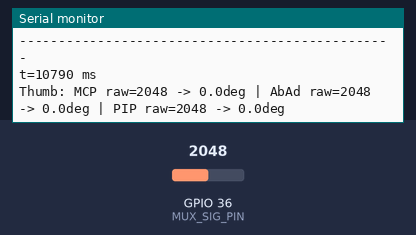
A sketch run on a simulated ESP32. Parts: the last lines printed to the serial monitor. Inputs (shaded band) come from the test bench; at power-on: GPIO 36 (MUX_SIG_PIN) = 2048 (analog values on the 0–4095 scale). WiFi joins after 1.5 s; servers stay silent unless stated.

Above: at 10.8 s.
10.9 s: GPIO 36 (MUX_SIG_PIN) set to 3333
At 11.4 s:
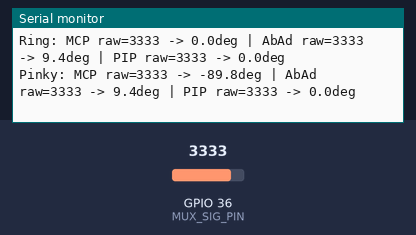
12.4 s: GPIO 36 (MUX_SIG_PIN) set to 3445
At 12.9 s:
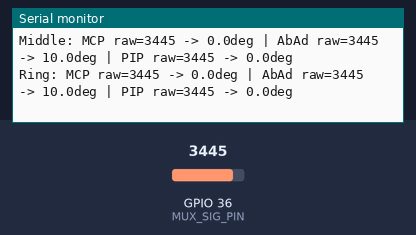
Timing chart, 0 to 15.4 s (numbered marks = the images above; inputs shaded):
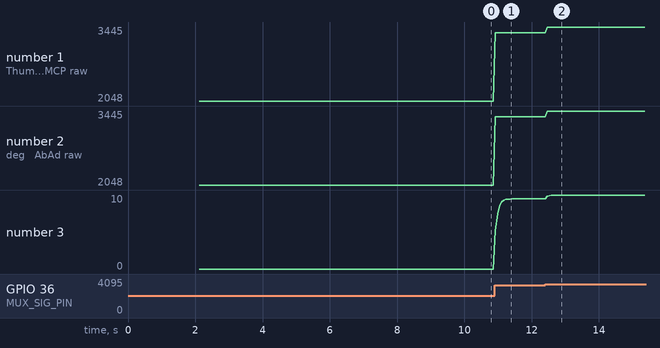

Measured:
- the behaviour switches between 3405 and 3406 on GPIO 36 (MUX_SIG_PIN) (found by bisection; images 1 and 2)
- after the input at 10.9 s, the serial monitor: prints a new line at once (image 1)
- plotted number 1: 2048 → 3333 after the input at 10.9 s
- plotted number 2: 2048 → 3333 after the input at 10.9 s
- plotted number 3: 0 → 9.5 after the input at 10.9 s

The sketch:

SensinGlove_Game.ino
```cpp
/*
 * Project:    SensinGlove - full hand readout (game firmware)
 * File:       SensinGlove_Game
 * Board:      ESP32-WROOM-32E + CD74HC4067 16-channel analog multiplexer
 *
 * Summary:
 *   Firmware for the sensor glove. Fifteen potentiometer channels (three per finger)
 *   are read through a single ADC pin via the CD74HC4067 multiplexer, converted into
 *   joint angles in degrees, smoothed with an exponential filter and broadcast as a
 *   UDP packet at 20 Hz. The Unity application uses these angles to pose the avatar
 *   hand and to detect grasping.
 *
 *   Only the flexion angles (MCP and PIP) of the five fingers are transmitted; the
 *   abduction channels are sampled but not sent.
 *
 * Calibration:
 *   USE_LINEAR_CALIBRATION selects how a raw ADC value becomes an angle.
 *     true  - linear mapping between the zero reference and the configured range.
 *             This is the mode used for all measurements. The multiplexer shifted the
 *             raw ADC ranges, so the polynomial fits below no longer match and would
 *             have to be re-fitted against an encoder reference first.
 *     false - piecewise 4th-order polynomial fit (kept for reference, not in use).
 *
 * Serial commands: n = normal mode, c = CSV mode, z = set zero, r = reset zero, h = help
 *
 * MUX-Kanal-Belegung:
 *   Daumen:  ABAD=C0  PIP=C1  MCP=C2
 *   Index:   ABAD=C3  PIP=C4  MCP=C5
 *   Mittel:  ABAD=C6  PIP=C7  MCP=C8
 *   Ring:    ABAD=C9  PIP=C10 MCP=C11
 *   Klein:   ABAD=C12 PIP=C13 MCP=C14
 *
* Hardware CD74HC4067:
 *   VCC -> ESP32 3.3V
 *   GND -> ESP32 GND
 *   EN  -> ESP32 GND  (tied LOW, no ESP32 pin needed)
 *   SIG -> ESP32 GPIO 36  (ADC1, safe to use while WiFi is active)
 *   S0  -> ESP32 GPIO 18
 *   S1  -> ESP32 GPIO 19
 *   S2  -> ESP32 GPIO 21
 *   S3  -> ESP32 GPIO 22
 *
 * Packet format (48 bytes... 44 bytes here):
 *   [0..2] header 0xFF 0x01 0xFF, [3] gloveId, [4..43] ten floats:
 *   thumb MCP/PIP, index MCP/PIP, middle MCP/PIP, ring MCP/PIP, pinky MCP/PIP
 */

#include <Arduino.h>
#if defined(ARDUINO_ARCH_ESP32)
#include "driver/adc.h"
#endif
#include <WiFi.h>
#include <WiFiUdp.h>

// ---------- WiFi / UDP ----------
const char* ssid = "LAPTOP-Mara";
const char* pwd  = "2Rc20931";

WiFiUDP udp;
// Only a fallback value: connectWiFi() replaces this with the broadcast address.
IPAddress serverIp(192, 168, 137, 165);
const int  port    = 9001;
const byte gloveId = 20; // identifies this glove in every packet

// ---------- Configuration ----------
static const uint32_t BAUD          = 115200;
const unsigned long   PLOT_INTERVAL = 50; // 50 ms between packets -> 20 Hz
const bool USE_LINEAR_CALIBRATION   = true; // see the calibration note in the header

#define POLY_DEG 4
#define COEFFS   (POLY_DEG + 1)

// ---------- CD74HC4067 ----------
#define MUX_SIG_PIN 36
#define MUX_S0      18
#define MUX_S1      19
#define MUX_S2      21
#define MUX_S3      22

// ---------- Enums ----------
enum Finger    { THUMB=0, INDEX, MIDDLE, RING, PINKY, NUM_FINGERS };
enum Joint     { MCP_FLEX=0, MCP_ABAD, PIP_FLEX, NUM_JOINTS };
enum SplitKind { SPLIT_ON_X=0, SPLIT_ON_ANGLE };
enum DomainKind{ DOMAIN_X01=0, DOMAIN_POT_DEG };

const char* FINGER_NAME[NUM_FINGERS] = { "Thumb","Index","Middle","Ring","Pinky" };
const char* JOINT_NAME [NUM_JOINTS ] = { "MCP","AbAd","PIP" };

// ---------- Struct ----------
// Per-channel configuration.
//   pin                  MUX channel number (0..14)
//   rawMin / rawMax      raw ADC values at the ends of the movement range
//   negate               invert the sign of the polynomial result
//   tauMs                time constant of the smoothing filter
//   poly1 / poly2        polynomial coefficients below / above the split point
//   splitKind / splitVal where to switch between the two polynomials
//   domain               what the polynomial input X means (0..1 or potentiometer degrees)
//   potDegMin / potDegMax  the degree range used when domain = DOMAIN_POT_DEG
struct ChannelCfg {
  int   pin;
  int   rawMin;
  int   rawMax;
  bool  negate;
  float tauMs;
  float poly1[COEFFS];
  float poly2[COEFFS];
  SplitKind  splitKind;
  float      splitVal;
  DomainKind domain;
  float potDegMin;
  float potDegMax;
};

// ---------- MUX functions ----------
// Drives the four address lines and waits briefly for the analog signal to settle
// before the ADC samples it.
static void selectMuxChannel(uint8_t ch) {
  digitalWrite(MUX_S0, (ch >> 0) & 1);
  digitalWrite(MUX_S1, (ch >> 1) & 1);
  digitalWrite(MUX_S2, (ch >> 2) & 1);
  digitalWrite(MUX_S3, (ch >> 3) & 1);
  delayMicroseconds(50);
}

static int muxRead(uint8_t ch) {
  selectMuxChannel(ch);
  return analogRead(MUX_SIG_PIN);
}

// ---------- Helper functions ----------
static inline float clampf(float v, float lo, float hi) {
  if (v < lo) return lo;
  if (v > hi) return hi;
  return v;
}

// Normalises a raw ADC value to 0..1 within [rmin, rmax]. Handles inverted ranges.
float rawToX01(int raw, int rmin, int rmax) {
  if (rmax == rmin) return 0.0f;
  if (rmax < rmin) { int t = rmin; rmin = rmax; rmax = t; }
  return clampf((float)(raw - rmin) / (float)(rmax - rmin), 0.0f, 1.0f);
}

// Maps a raw ADC value onto the potentiometer's own degree scale. If the raw range is
// inverted, the degree range is swapped with it so the direction stays correct.
float rawToPotiDeg(int raw, int rmin, int rmax, float potMin, float potMax) {
  if (rmax == rmin) return potMin;
  if (rmax < rmin) {
    int t = rmin; rmin = rmax; rmax = t;
    float tp = potMin; potMin = potMax; potMax = tp;
  }
  float u = clampf((float)(raw - rmin) / (float)(rmax - rmin), 0.0f, 1.0f);
  return potMin + u * (potMax - potMin);
}

// Evaluates the polynomial coeffs[0] + coeffs[1]*X + coeffs[2]*X^2 + ...
float evaluatePoly(const float coeffs[COEFFS], float X) {
  float p = 0.0f, xn = 1.0f;
  for (int i = 0; i < COEFFS; ++i) { p += coeffs[i] * xn; xn *= X; }
  return p;
}

// A reading pinned at either rail usually means the sensor wire came loose.
static inline bool looksDisconnected(int rv) {
  return (rv < 10 || rv > 4085);
}

// ---------- Channel configuration ----------
// One entry per finger and joint, in the order MCP_FLEX, MCP_ABAD, PIP_FLEX.
// The abduction entries carry a placeholder polynomial; with linear calibration
// active they are mapped to a fixed +/-10 degree range instead.
ChannelCfg CFG[NUM_FINGERS][NUM_JOINTS] = {

  // ===== Thumb =====  ABAD=C0  PIP=C1  MCP=C2
  {
    { 2, 1300, 1840, false, 60,
      { -23.70745f, 1.31059f, -0.004162259f, -2.648236e-05f, -1.453945e-08f },
      { -23.70745f, 1.31059f, -0.004162259f, -2.648236e-05f, -1.453945e-08f },
      SPLIT_ON_X, 0.0f, DOMAIN_X01, 0.0f, 1.0f },
    { 0, 480, 690, false, 60,
      { -10.0f, 20.0f, 0.0f, 0.0f, 0.0f },
      { -10.0f, 20.0f, 0.0f, 0.0f, 0.0f },
      SPLIT_ON_X, 0.0f, DOMAIN_X01, 0.0f, 1.0f },
    { 1, 2350, 1930, false, 60,
      { -9467.363f, -383.1077f, -5.821462f, -0.03925621f, -9.89494e-05f },
      {  965732.1f,  47681.06f,   882.7746f,  7.263641f,   0.0224098f },
      SPLIT_ON_X, 0.0f, DOMAIN_POT_DEG, -70.0f, 5.0f },
  },

  // ===== Index =====  ABAD=C3  PIP=C4  MCP=C5
  {
    { 5, 1267, 1638, false, 60,
      { -1842.486f, -81.24415f, -1.339152f, -0.009748406f, -2.640092e-05f },
      {  6342.47f,   315.6875f,  5.904446f,  0.04934528f,   0.0001543762f },
      SPLIT_ON_X, 0.0f, DOMAIN_POT_DEG, -104.7f, 8.4f },
    { 3, 480, 690, false, 60,
      { -10.0f, 20.0f, 0.0f, 0.0f, 0.0f },
      { -10.0f, 20.0f, 0.0f, 0.0f, 0.0f },
      SPLIT_ON_X, 0.0f, DOMAIN_X01, 0.0f, 1.0f },
    { 4, 2178, 1751, true, 60,
      { -12906.32f, -626.7503f, -11.41882f, -0.09235105f, -0.0002794454f },
      {  116650.2f,  6345.167f,  129.4287f,   1.173521f,   0.003988579f },
      SPLIT_ON_X, 0.0f, DOMAIN_POT_DEG, -70.0f, 5.0f },
  },

  // ===== Middle =====  ABAD=C6  PIP=C7  MCP=C8
  {
    { 8, 1096, 1669, false, 60,
      { -5.539121f, 0.4814345f, -0.004400292f, 8.672651e-05f, 6.23142e-07f },
      { -5.539121f, 0.4814345f, -0.004400292f, 8.672651e-05f, 6.23142e-07f },
      SPLIT_ON_X, 0.0f, DOMAIN_X01, 0.0f, 1.0f },
    { 6, 480, 690, false, 60,
      { -10.0f, 20.0f, 0.0f, 0.0f, 0.0f },
      { -10.0f, 20.0f, 0.0f, 0.0f, 0.0f },
      SPLIT_ON_X, 0.0f, DOMAIN_X01, 0.0f, 1.0f },
    { 7, 2254, 1685, true, 60,
      { -69813.3f,  -4587.288f, -113.0147f, -1.236931f,  -0.005073531f },
      {  9562.313f,   568.5159f,  12.68115f,  0.1261018f,  0.0004695562f },
      SPLIT_ON_X, 0.0f, DOMAIN_POT_DEG, -70.0f, 5.0f },
  },

  // ===== Ring =====  ABAD=C9  PIP=C10  MCP=C11
  {
    { 11, 1149, 1606, false, 60,
      { -6434.994f, -328.1925f, -6.266193f, -0.05303145f, -0.0001677482f },
      {  4236.355f,  209.3545f,  3.893254f,  0.03244614f,  0.0001011802f },
      SPLIT_ON_X, 0.0f, DOMAIN_POT_DEG, -104.7f, 8.4f },
    { 9, 480, 690, false, 60,
      { -10.0f, 20.0f, 0.0f, 0.0f, 0.0f },
      { -10.0f, 20.0f, 0.0f, 0.0f, 0.0f },
      SPLIT_ON_X, 0.0f, DOMAIN_X01, 0.0f, 1.0f },
    { 10, 2213, 1691, true, 60,
      { -34346.65f, -1871.815f, -38.25078f, -0.347165f,  -0.001180238f },
      {  40152.47f,  2211.613f,  45.68855f,  0.4197539f,  0.001445171f },
      SPLIT_ON_X, 0.0f, DOMAIN_POT_DEG, -70.0f, 5.0f },
  },

  // ===== Pinky =====  ABAD=C12  PIP=C13  MCP=C14
  {
    { 14, 2209, 2108, false, 60,
      { -13392.78f, -487.2567f, -6.65029f, -0.04028025f, -9.124583e-05f },
      {  700437.4f,  30032.26f,  482.8671f,  3.450415f,   0.009244489f },
      SPLIT_ON_X, 0.0f, DOMAIN_POT_DEG, -104.7f, 8.4f },
    { 12, 480, 690, false, 60,
      { -10.0f, 20.0f, 0.0f, 0.0f, 0.0f },
      { -10.0f, 20.0f, 0.0f, 0.0f, 0.0f },
      SPLIT_ON_X, 0.0f, DOMAIN_X01, 0.0f, 1.0f },
    { 13, 1291, 1500, true, 60,
      { -32657.31f, -1365.693f, -21.42684f, -0.1493048f,  -0.0003895511f },
      { 4257414.0f,  204979.7f,  3700.792f,  29.69485f,    0.08934576f },
      SPLIT_ON_X, 0.0f, DOMAIN_POT_DEG, -70.0f, 5.0f },
  },

};

// ---------- State  ----------
float filtDeg[NUM_FINGERS][NUM_JOINTS]          = {0}; // filtered angle per channel
float zeroOff[NUM_FINGERS][NUM_JOINTS]          = {0}; // additional manual offset
int   zeroRawRef[NUM_FINGERS][NUM_JOINTS]       = {0}; // raw value treated as 0 degrees
int   startupZeroRawRef[NUM_FINGERS][NUM_JOINTS]= {0}; // zero reference captured at boot
unsigned long lastMs   = 0;
unsigned long lastPlot = 0;

enum Mode { MODE_NORMAL = 0, MODE_CSV };
Mode mode             = MODE_NORMAL;
bool csvHeaderPrinted = false;

// ---------- Serial UI ----------
void printHelp() {
  Serial.println(F("\nCommands:"));
  Serial.println(F("  n -> Normal mode"));
  Serial.println(F("  c -> CSV mode"));
  Serial.println(F("  z -> Set zero point"));
  Serial.println(F("  r -> Reset zero point"));
  Serial.println(F("  h -> Help"));
  Serial.println();
}

void printCsvHeader() {
  Serial.print(F("t_ms"));
  for (int f = 0; f < NUM_FINGERS; ++f)
    for (int j = 0; j < NUM_JOINTS; ++j) {
      Serial.print(F(","));
      Serial.print(FINGER_NAME[f]);
      Serial.print(F("_"));
      Serial.print(JOINT_NAME[j]);
    }
  Serial.println();
}

void handleCommands() {
  while (Serial.available()) {
    char c = Serial.read();
    if (c == '\n' || c == '\r') continue;
    switch (c) {
      case 'n': case 'N':
        mode = MODE_NORMAL;
        Serial.println(F("[MODE] NORMAL"));
        break;
      case 'c': case 'C':
        mode = MODE_CSV;
        csvHeaderPrinted = false;
        Serial.println(F("[MODE] CSV"));
        break;
      case 'z': case 'Z':
        // Take the current hand pose as the new zero. Averaging five samples per
        // channel keeps ADC noise out of the reference value.
        for (int f = 0; f < NUM_FINGERS; ++f)
          for (int j = 0; j < NUM_JOINTS; ++j) {
            int acc = 0;
            for (int k = 0; k < 5; ++k) acc += muxRead(CFG[f][j].pin);
            zeroRawRef[f][j] = acc / 5;
            zeroOff[f][j]    = 0.0f;
            filtDeg[f][j]    = 0.0f;
          }
        Serial.println(F("[ZERO] Zero point set."));
        break;
      case 'r': case 'R':
        // Restore the reference captured at boot.
        for (int f = 0; f < NUM_FINGERS; ++f)
          for (int j = 0; j < NUM_JOINTS; ++j) {
            zeroRawRef[f][j] = startupZeroRawRef[f][j];
            zeroOff[f][j]    = 0.0f;
            filtDeg[f][j]    = 0.0f;
          }
        Serial.println(F("[ZERO] Zero point reset."));
        break;
      case 'h': case 'H':
        printHelp();
        break;
      default:
        Serial.print(F("[WARN] Unknown command: "));
        Serial.println(c);
        break;
    }
  }
}


// ---------- EMA filter ----------
// Exponential moving average with a time constant tauMs. Deriving alpha from the actual
// dtMs keeps the smoothing behaviour the same even if the loop rate varies.
float emaWithTau(float yPrev, float xNow, float tauMs, float dtMs) {
  if (tauMs <= 0.0f) return xNow;
  float alpha = clampf(dtMs / (tauMs + dtMs), 0.0f, 1.0f);
  return yPrev + alpha * (xNow - yPrev);
}

// ---------- Angle computation ----------
// Converts one raw ADC reading into an angle in degrees, relative to rawZeroRef.
float channelAngleDeg(const ChannelCfg& c, int raw, Joint j, int rawZeroRef) {
  if (looksDisconnected(raw)) return 0.0f;

  float deg = 0.0f;

  if (USE_LINEAR_CALIBRATION) {
    if (j == MCP_ABAD) {
      // Abduction is mapped symmetrically to +/-10 degrees around the zero reference,
      // with a separate span for each direction.
      float spanPos = fabsf((float)c.rawMax - (float)rawZeroRef);
      float spanNeg = fabsf((float)c.rawMin - (float)rawZeroRef);
      if (spanPos < 1.0f && spanNeg < 1.0f) {
        deg = 0.0f;  // degenerate range, treat as no movement
      } else if (raw >= rawZeroRef) {
        deg = 10.0f * ((float)(raw - rawZeroRef) / max(1.0f, spanPos));
      } else {
        deg = -10.0f * ((float)(rawZeroRef - raw) / max(1.0f, spanNeg));
      }
    } else {
      // Flexion: straight line from 0 degrees at the zero reference to -90 degrees at rawMax.
      float denom = (float)c.rawMax - (float)rawZeroRef;
      deg = (fabsf(denom) < 1.0f) ? 0.0f
          : -90.0f * ((float)(raw - rawZeroRef) / denom);
    }
  } else {
    // Polynomial path (not used, see the calibration note in the header): map the raw
    // value into the polynomial's input domain, then pick the fit for that half of the range.
    float X = (c.domain == DOMAIN_X01)
              ? rawToX01(raw, c.rawMin, c.rawMax)
              : rawToPotiDeg(raw, c.rawMin, c.rawMax, c.potDegMin, c.potDegMax);
    if (c.splitKind == SPLIT_ON_X) {
      deg = (X <= c.splitVal) ? evaluatePoly(c.poly1, X)
                               : evaluatePoly(c.poly2, X);
    } else {
      float d1 = evaluatePoly(c.poly1, X);
      deg = (d1 <= c.splitVal) ? d1 : evaluatePoly(c.poly2, X);
    }
    if (c.negate) deg = -deg;
  }

  // Clamp to anatomically plausible limits so a bad reading cannot distort the avatar.
  return (j == MCP_ABAD) ? clampf(deg, -10.0f, 10.0f)
                          : clampf(deg, -90.0f,  0.0f);
}

// ---------- WiFi ----------
void connectWiFi() {
  Serial.print(F("Verbinde mit WiFi: "));
  Serial.println(ssid);
  WiFi.mode(WIFI_STA);
  WiFi.disconnect(true);
  delay(300);
  WiFi.begin(ssid, pwd);

  // Wait up to 20 s (40 x 500 ms) for the connection.
  for (int i = 0; i < 40 && WiFi.status() != WL_CONNECTED; ++i) {
    delay(500);
    Serial.print('.');
  }
  Serial.println();
  if (WiFi.status() == WL_CONNECTED) {
    udp.begin(port);
    // Broadcast instead of a fixed host address, so the PC's IP may change without
    // reflashing. Broadcast UDP has no acknowledgement or retransmission.
    serverIp = WiFi.broadcastIP(),
    Serial.print(F("WiFi verbunden. IP: "));
    Serial.println(WiFi.localIP());
  } else {
    Serial.println(F("WiFi-Verbindung fehlgeschlagen."));
  }
}

// ---------- UDP send ----------
// Builds and sends one glove packet. values[0] is only a placeholder: the 4-byte header
// is written over it, which keeps the ten angle floats 4-byte aligned in the packet.
void sendGloveDataUDP(float tMcp, float tPip,
                      float iMcp, float iPip,
                      float mMcp, float mPip,
                      float rMcp, float rPip,
                      float lMcp, float lPip) {
  if (WiFi.status() != WL_CONNECTED) return;
  float values[11] = { 0, tMcp, tPip, iMcp, iPip,
                           mMcp, mPip, rMcp, rPip, lMcp, lPip };
  byte* buf = (byte*)values;
  buf[0] = 0xFF; buf[1] = 0x01; buf[2] = 0xFF; buf[3] = gloveId;
  udp.beginPacket(serverIp, port);
  udp.write(buf, sizeof(values));
  udp.endPacket();
}

// ---------- Setup ----------
void setup() {
  Serial.begin(BAUD);
  delay(300);

  pinMode(MUX_S0, OUTPUT);
  pinMode(MUX_S1, OUTPUT);
  pinMode(MUX_S2, OUTPUT);
  pinMode(MUX_S3, OUTPUT);
  selectMuxChannel(0);

  connectWiFi();

  Serial.println(F("SensinGlove – MUX-Mode"));
  Serial.print(F("ADC-Pin: GPIO ")); Serial.println(MUX_SIG_PIN);
  printHelp();

#if defined(ARDUINO_ARCH_ESP32)
  analogReadResolution(12);
  analogSetPinAttenuation(MUX_SIG_PIN, ADC_11db); // full ~0..3.3 V input range
#endif

  lastMs = millis();

  // Capture the boot pose as the initial zero reference for every channel.
  for (int f = 0; f < NUM_FINGERS; ++f)
    for (int j = 0; j < NUM_JOINTS; ++j) {
      int raw = muxRead(CFG[f][j].pin);
      zeroRawRef[f][j]        = raw;
      startupZeroRawRef[f][j] = raw;
      filtDeg[f][j] = channelAngleDeg(CFG[f][j], raw, (Joint)j, raw);
    }
}

// ---------- Loop ----------
void loop() {
  handleCommands();

  // Measure the actual elapsed time so the filter stays rate-independent.
  unsigned long now = millis();
  float dtMs = (float)(now - lastMs);
  if (dtMs < 1.0f) dtMs = 1.0f;
  lastMs = now;

  int   raw[NUM_FINGERS][NUM_JOINTS];
  float deg[NUM_FINGERS][NUM_JOINTS];

  // Sample every channel, convert to degrees and smooth.
  for (int f = 0; f < NUM_FINGERS; ++f) {
    for (int j = 0; j < NUM_JOINTS; ++j) {
      const ChannelCfg& c = CFG[f][j];

      // Average three readings per channel to suppress ADC noise.
      int acc = 0;
      for (int k = 0; k < 3; ++k) acc += muxRead(c.pin);
      int rv    = acc / 3;
      raw[f][j] = rv;
      float angle = channelAngleDeg(c, rv, (Joint)j, zeroRawRef[f][j])
                    - zeroOff[f][j];
      filtDeg[f][j] = emaWithTau(filtDeg[f][j], angle, c.tauMs, dtMs);
      deg[f][j]     = filtDeg[f][j];
    }
  }

  if (mode == MODE_NORMAL) {
    // Throttle transmission to PLOT_INTERVAL (50 ms -> 20 Hz); sampling itself runs faster.
    if (now - lastPlot >= PLOT_INTERVAL) {
      lastPlot = now;

      // Only the flexion angles are sent; abduction is sampled but not transmitted.
      sendGloveDataUDP(
        deg[THUMB][MCP_FLEX],  deg[THUMB][PIP_FLEX],
        deg[INDEX][MCP_FLEX],  deg[INDEX][PIP_FLEX],
        deg[MIDDLE][MCP_FLEX], deg[MIDDLE][PIP_FLEX],
        deg[RING][MCP_FLEX],   deg[RING][PIP_FLEX],
        deg[PINKY][MCP_FLEX],  deg[PINKY][PIP_FLEX]);
      Serial.println(F("------------------------------------------------"));
      Serial.print(F("t=")); Serial.print(now); Serial.println(F(" ms"));
      for (int f = 0; f < NUM_FINGERS; ++f) {
        Serial.print(FINGER_NAME[f]); Serial.print(F(": "));
        Serial.print(F("MCP raw="));  Serial.print(raw[f][MCP_FLEX]);
        Serial.print(F(" -> "));      Serial.print(deg[f][MCP_FLEX], 1);
        Serial.print(F("deg | AbAd raw=")); Serial.print(raw[f][MCP_ABAD]);
        Serial.print(F(" -> "));           Serial.print(deg[f][MCP_ABAD], 1);
        Serial.print(F("deg | PIP raw=")); Serial.print(raw[f][PIP_FLEX]);
        Serial.print(F(" -> "));           Serial.print(deg[f][PIP_FLEX], 1);
        Serial.println(F("deg"));
      }
    }
  } else {
    // CSV mode: one row per loop pass for offline analysis, no UDP transmission.
    if (!csvHeaderPrinted) { printCsvHeader(); csvHeaderPrinted = true; }
    Serial.print(now);
    for (int f = 0; f < NUM_FINGERS; ++f)
      for (int j = 0; j < NUM_JOINTS; ++j) {
        Serial.print(',');
        Serial.print(deg[f][j], 3);
      }
    Serial.println();
  }

  delay(5);
}

// ---------- RTT Ping Echo ----------
// The PC sends an 8-byte ping: FE EE FE EE + uint32 id. It is sent back unchanged
// to the sender so that the PC can measure the round-trip time.
void handlePingEcho() {
  int plen = udp.parsePacket();
  if (plen >= 8) {
    byte pbuf[64];
    int n = udp.read(pbuf, sizeof(pbuf));
    if (n >= 8 && pbuf[0]==0xFE && pbuf[1]==0xEE && pbuf[2]==0xFE && pbuf[3]==0xEE) {
      IPAddress rip = udp.remoteIP();
      uint16_t rport = udp.remotePort();
      udp.beginPacket(rip, rport);
      udp.write(pbuf, n);
      udp.endPacket();
    }
  }
}
```
